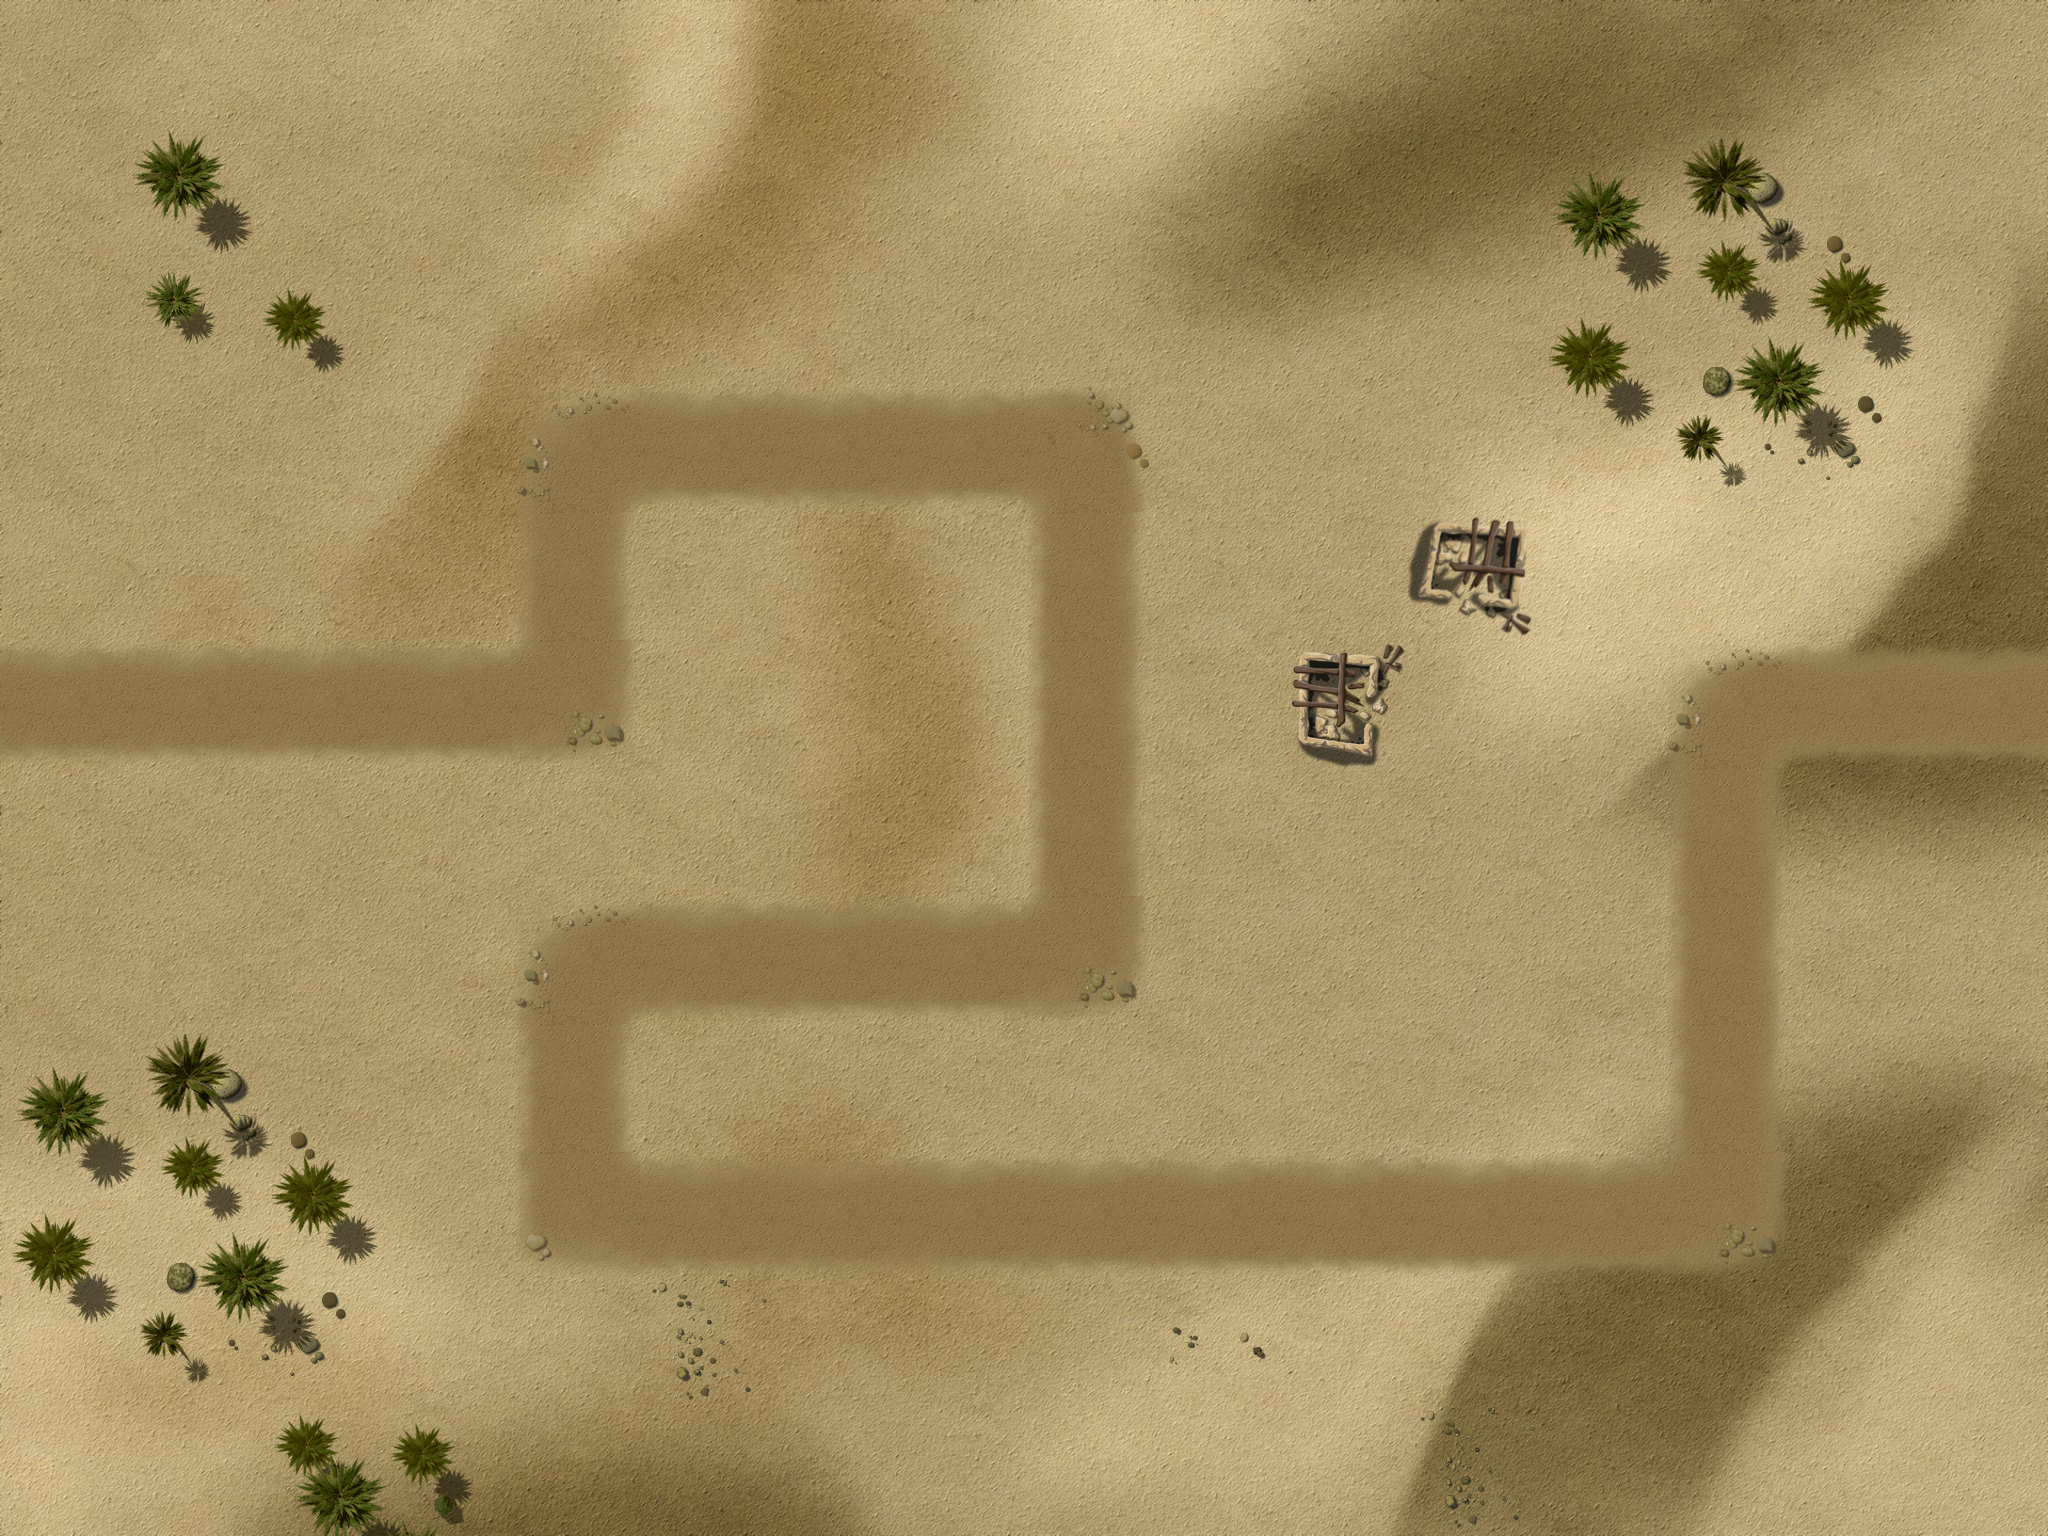

Rendered tile map (Tiled .tmx) drawn with the repository's tilesets; below, a short description and the map source with its tile grids summarised:
An orthogonal 16x12 tile map with 128x128 px tiles, 4 tile layers (Ground, Objects1, Objects2, Path), 1 hidden layer not drawn, 3 tilesets and 44 objects.

<map version="1.0" orientation="orthogonal" width="16" height="12" tilewidth="128" tileheight="128">
 <properties>
<property name="wave01" value="10,10,10,10,10,10,10,10,10,10,10,10,10,10,10,10,10,10,10,10,10,10,10,10,10,10,10,10,10,10,10,10,10,10,10,10,10,10,10,10,10" />
<property name="wave02" value="10,10,10,10,1,10,1,10,1,10,10,10,1,1,1,1,10,10,10,10,1,1,1,10" />
<property name="wave03" value="4,4,4,2,2,4,1,4,2,1,1,1,1,1,4,1,4,4,1,1,1,2,1,1,1" />
<property name="wave04" value="1,1,1,1,10,3,10,10,2,4,2,4,1,1,1,10,10,10,10,1,1,1,2,2,4,4,2,10,10,10,10" />
<property name="wave05" value="1,1,10,10,10,10,10,10,2,10,10,1,1,4,2,4,1,1,1,1,1,4,2,10,10,10,10" />
<property name="wave06" value="1,2,1,1,1,2,10,10,10,2,10,10,1,1,2,2,1,1,10,10,10,10,10,2,2,1,1" />
<property name="wave07" value="1,1,1,1,2,1,1,1,2,4,1,3,4,1,1,1,1,2,1,1,1,2,4,4" />
<property name="wave08" value="10,10,10,10,6,10,10,10,1,1,1,2,2,4,4,4,10,10,10,10,4,10,2,1,1,10,10,10,10,4,4,2,10,1,1,1,1" />
<property name="wave09" value="10,10,10,10,10,10,10,10,10,10,10,10,10,10,10,10,10,10,10,10,10,10,10,10,10,10,10,10,10,10,10,10,10,10,10,10,10,1,1,1,1,10,10,10,10,10,10" />
<property name="wave10" value="1,1,1,4,1,1,4,1,1,3,4,1,100,1,4,1,1,4,1,1,1,4,3" />
<property name="wave11" value="10,6,10,10,10,10,3,10,10,10,10,10,10,10,10,10,10,10,10,10,10,10,10,10,10,10,2,10,1,1,1,1,3" />
<property name="wave12" value="1,4,4,1,1,3,1,1,1,1,4,1,4,1,4,4,1,4,5,2,5,5,5,1,1,1,1,1" />
<property name="wave13" value="5,1,5,2,4,2,4,1,1,3,1,1,5,4,2,1,5,1,2,2,2,4,4,1,2,1,2,1,6,1,3,1,4,4" />
<property name="wave14" value="3,1,10,10,10,3,10,10,10,10,10,10,10,10,1,1,1,1,4,4,2,3,10,10,10,10,10,10,1,1,1,5,5,5,5" />
<property name="wave15" value="5,5,4,1,4,4,1,5,1,1,10,10,10,10,10,10,10,10,10,10,3,5,5,5,2,2,1,5,1,2" />
<property name="wave16" value="10,10,10,10,10,10,10,10,1,3,1,1,2,2,4,4,4,10,10,10,10,4,10,2,1,1,10,10,10,10,4,4,2,10,1,1,1,1" />
<property name="wave17" value="10,10,10,6,1,10,1,10,1,10,10,10,1,1,1,1,10,10,10,10,1,1,1,10" />
<property name="wave18" value="8,10,10,10,10,10,2,10,1,1,4,2,4,1,10,10,10,10,10,10,4,2,1,3,1" />
<property name="wave19" value="7,7,3,7,2,1,1,1,1,3,1,6,1,2,6,1,7,7,7,1,2,1,1,5,5,4,6,4" />
<property name="wave20" value="7,7,6,4,4,4,3,1,1,1,2,3,5,5,5,6,1,1,2,2,7,7,101" />
 </properties>
 <tileset firstgid="1" name="ground" tilewidth="128" tileheight="128">
  <image source="tilesWorld1.png" width="2048" height="2048" />
 </tileset>
 <tileset firstgid="257" name="path" tilewidth="128" tileheight="128">
  <image source="path02.png" width="512" height="512" />
 </tileset>
 <tileset firstgid="273" source="ground2.tsx" />
 <layer name="Ground" width="16" height="12">
  <data>[192 cells, 1 non-empty, 1 distinct tile ids]</data>
 </layer>
 <layer name="Objects1" width="16" height="12">
  <data>[192 cells, 22 non-empty, 13 distinct tile ids]</data>
 </layer>
 <layer name="Objects2" width="16" height="12">
  <data>[192 cells, 6 non-empty, 5 distinct tile ids]</data>
 </layer>
 <layer name="Path" width="16" height="12">
  <data>[192 cells, 36 non-empty, 6 distinct tile ids]</data>
 </layer>
 <objectgroup name="Objects3" width="16" height="12">
  <object gid="227" x="586" y="1100" />
  <object gid="141" x="1562" y="720" />
  <object gid="141" x="1024" y="376" />
  <object gid="126" x="1152" y="1024" />
  <object gid="126" x="256" y="1024" />
  <object gid="112" x="1090" y="256" />
  <object gid="112" x="622" y="1176" />
  <object gid="142" x="380" y="586" />
  <object gid="32" x="1792" y="898" />
  <object gid="159" x="788" y="368" />
  <object gid="211" x="1336" y="626" />
  <object gid="212" x="1338" y="722" />
  <object gid="214" x="1420" y="498" />
  <object gid="215" x="1388" y="694" />
  <object gid="210" x="890" y="1370" />
  <object gid="211" x="1024" y="1408" />
  <object gid="212" x="1148" y="1358" />
  <object gid="213" x="1268" y="1410" />
  <object gid="214" x="1422" y="1398" />
  <object gid="215" x="1546" y="1398" />
  <object gid="209" x="1646" y="1382" />
  <object gid="211" x="1618" y="1478" />
  <object gid="210" x="724" y="1400" />
  <object gid="212" x="406" y="1398" />
  <object gid="211" x="588" y="1366" />
  <object gid="215" x="544" y="1454" />
  <object gid="228" x="758" y="1530" />
  <object gid="211" x="1224" y="1502" />
  <object gid="213" x="1418" y="1572" />
  <object gid="32" x="896" y="1536" />
 </objectgroup>
 <objectgroup name="Locked" width="16" height="12">
  <object x="2432" y="256" />
  <object x="1408" y="384" width="128" height="128" />
  <object x="0" y="0" width="2048" height="256" />
  <object x="0" y="1280" width="2048" height="256" />
  <object x="0" y="256" width="128" height="1024" />
  <object x="1920" y="256" width="128" height="1024" />
  <object x="128" y="256" width="256" height="128" />
  <object x="1280" y="512" width="128" height="256" />
  <object x="1408" y="512" width="128" height="128" />
  <object x="1664" y="384" width="256" height="128" />
  <object x="1408" y="256" width="512" height="128" />
  <object x="128" y="1024" width="128" height="256" />
  <object x="256" y="1152" width="128" height="128" />
 </objectgroup>
 <objectgroup name="Waypoints" width="16" height="12">
  <object x="0" y="512">
   <polyline points="-143,200 574,188 578,-65 1091,-67 1086,453 575,447 570,696 1725,701 1727,196 2271,190" />
  </object>
 </objectgroup>
 <layer name="blendAdd" width="16" height="12" visible="0">
  <data>[192 cells, 0 non-empty, 0 distinct tile ids]</data>
 </layer>
</map>
